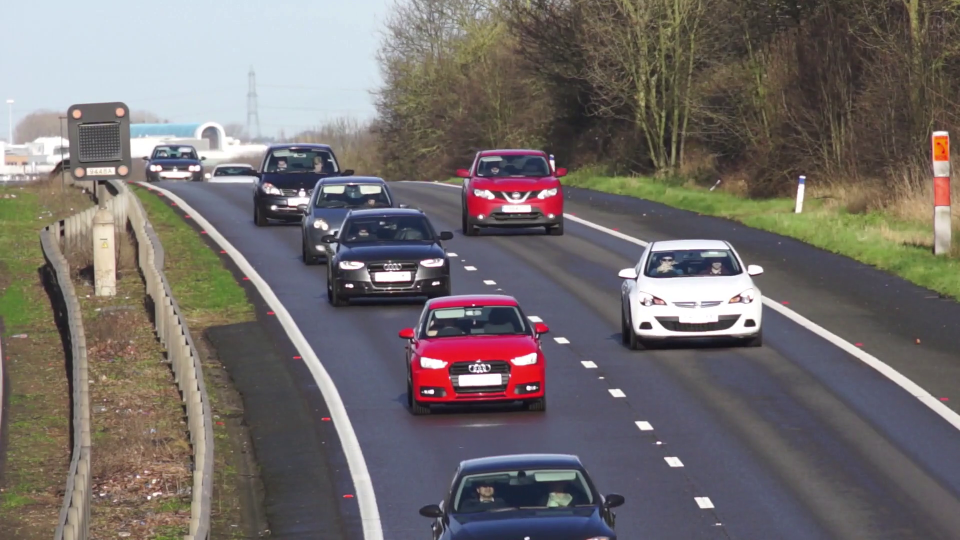
#> input picture frame 9 of cars.mp4, 1920 x 1080 px (shown at 1/2 size)
$ python cv.py
#> lines starting #> are read from the running program, lines starting #| are printed output that depends on the picture
import numpy as np
import cv2

cap = cv2.VideoCapture('cars.mp4')

while(cap.isOpened()):
    ret, frame = cap.read()
#> frame is the input picture: shape (1080, 1920, 3); mean B, G, R 108.2, 109.4, 115.6

    gray = cv2.cvtColor(frame, cv2.COLOR_BGR2GRAY)
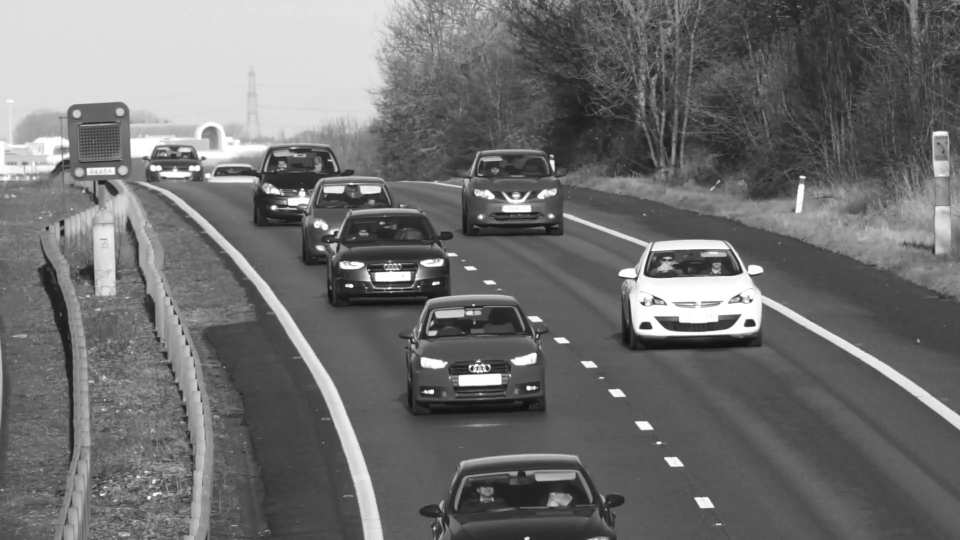
#> gray: shape (1080, 1920) (shown at 1/2 size); min 15, max 255, mean 111.1

    cv2.imshow('frame',gray)
    if cv2.waitKey(1) & 0xFF == ord('q'):
#> (key q is pressed here)
        break

cap.release()
cv2.destroyAllWindows()

$ run again, starting later in the video
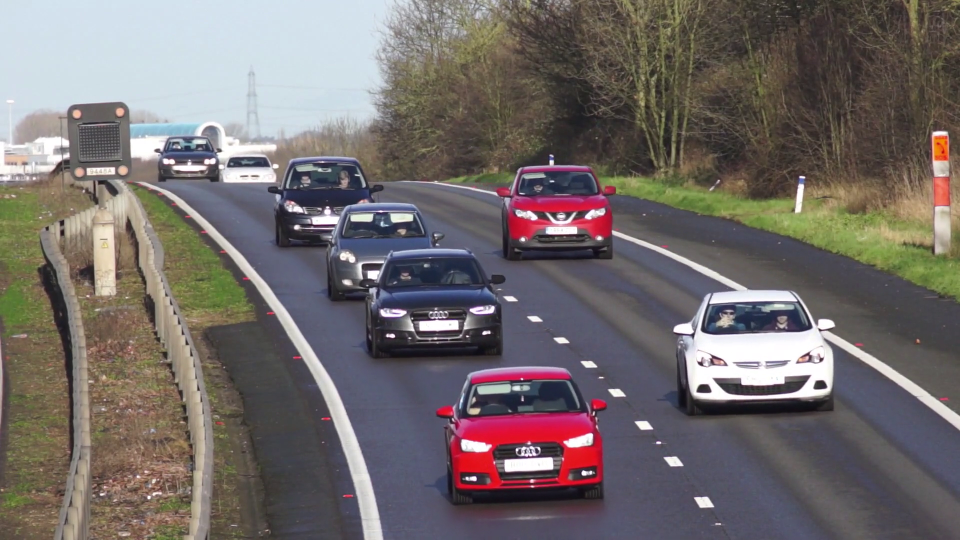
#> input picture frame 43 of cars.mp4, 1920 x 1080 px (shown at 1/2 size)
#> frame is the input picture: shape (1080, 1920, 3); mean B, G, R 106.7, 107.7, 114.9
#> `gray = cv2.cvtColor(frame, cv2.COLOR_BGR2GRAY)`:
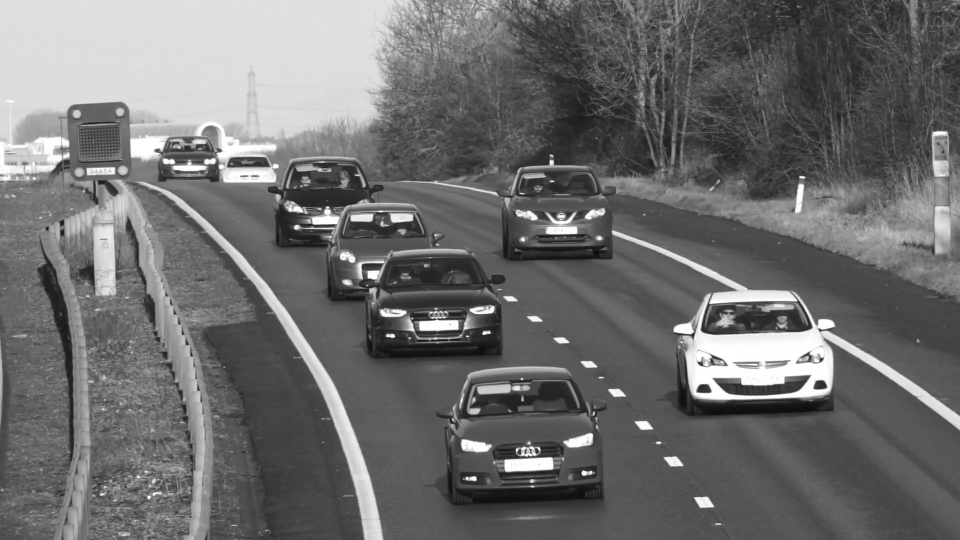
#> gray: shape (1080, 1920) (shown at 1/2 size); min 12, max 255, mean 109.7

$ run again, starting later in the video
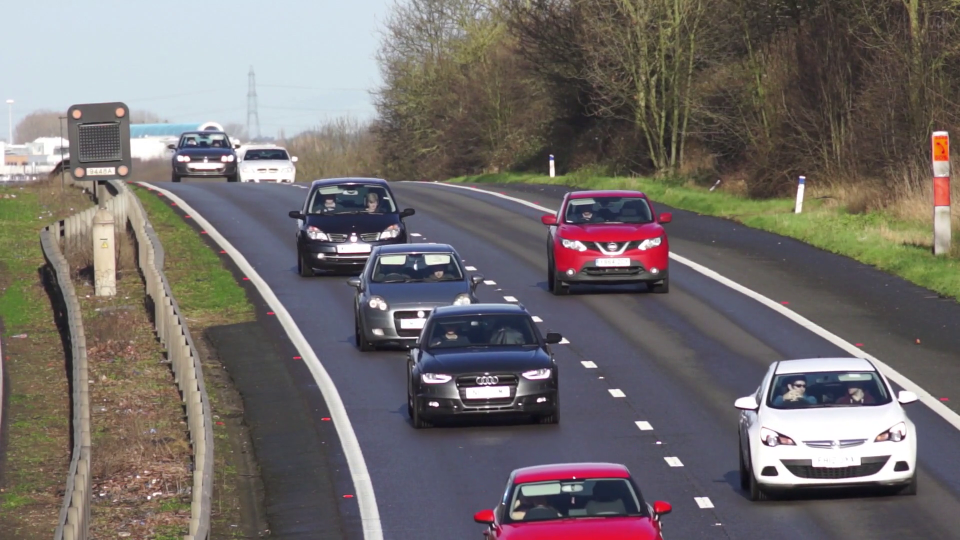
#> input picture frame 77 of cars.mp4, 1920 x 1080 px (shown at 1/2 size)
#> frame is the input picture: shape (1080, 1920, 3); mean B, G, R 107.7, 109, 115.1
#> `gray = cv2.cvtColor(frame, cv2.COLOR_BGR2GRAY)`:
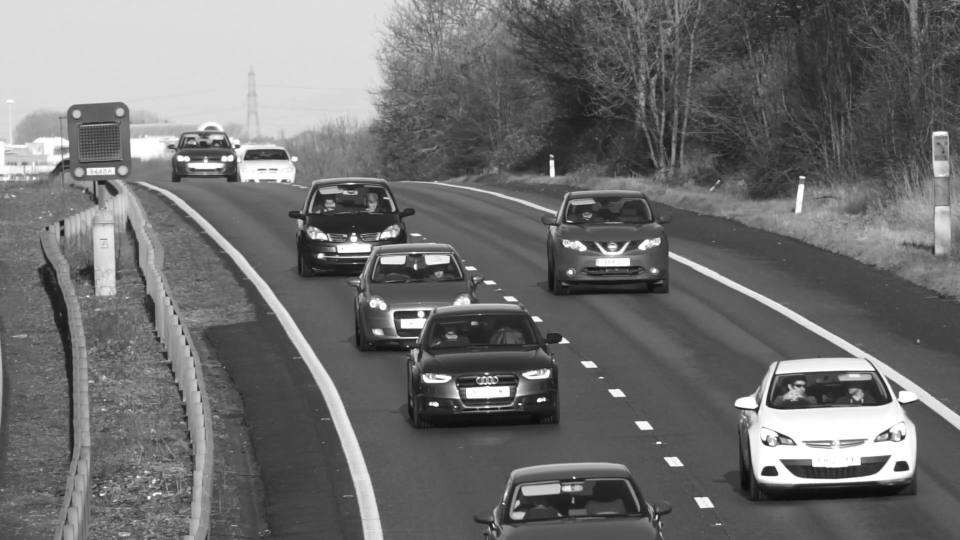
#> gray: shape (1080, 1920) (shown at 1/2 size); min 11, max 255, mean 110.7
